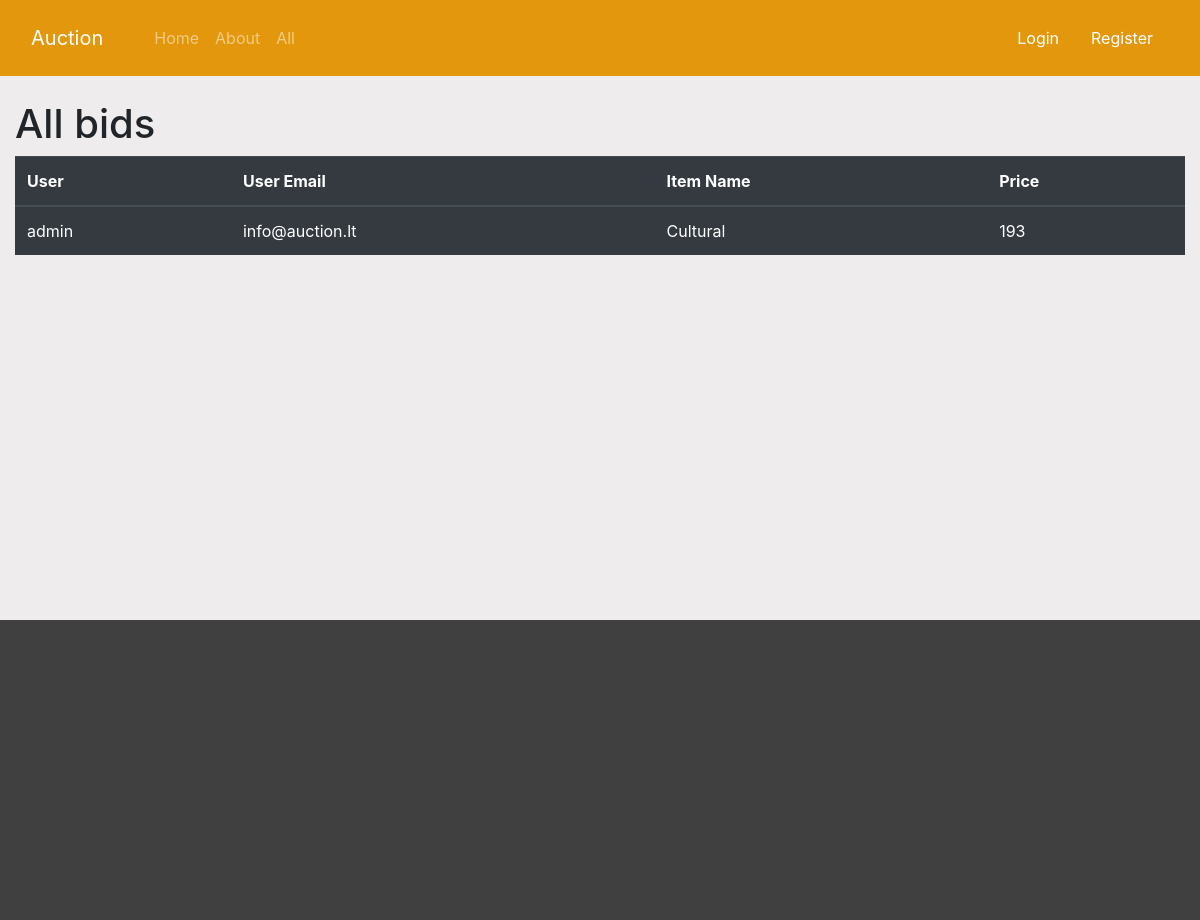
The app's page /offers/49 with its own data.
### app/offer.py (models this page shows)
class Offer(db.Model):
    id = db.Column(db.Integer, primary_key=True)
    item_id = db.Column(db.Integer, db.ForeignKey('item.id'), nullable=False)
    user_id = db.Column(db.Integer, db.ForeignKey('user.id'), nullable=False)
    price = db.Column(db.Integer, nullable=False)

### app/user.py (models this page shows)
class User(db.Model, UserMixin):
    id = db.Column(db.Integer, primary_key=True)
    username = db.Column(db.String(20), unique=True, nullable=False)
    email = db.Column(db.String(80), unique=True, nullable=False)
    password = db.Column(db.String(80), nullable=False)

### app/item.py (models this page shows)
class Item(db.Model):
    id = db.Column(db.Integer, primary_key=True)
    name = db.Column(db.String(80), nullable=False)
    description = db.Column(db.String(80), nullable=False)
    country = db.Column(db.String(80), nullable=False)
    min_price = db.Column(db.Integer, nullable=False)
    offer = db.relationship('Offer', backref='offer', lazy=True)
    auction_image = db.Column(db.String(256), nullable=False)
    end_day = db.Column(db.DateTime, nullable=False)
    time = db.Column(db.Integer, nullable=False)
    views = db.Column(db.Integer, nullable=False, default=0)
    category_id = db.Column(db.Integer, db.ForeignKey('category.id'), nullable=False)
    user_id = db.Column(db.Integer, db.ForeignKey('user.id'), nullable=False)

### app/controllers/item.py (the view)
@App.route('/offers/<int:item_id>', methods=['GET'])
def offers(item_id):
    offers = Offer.query.join(User, User.id == Offer.user_id).join(Item, Item.id == Offer.item_id).add_columns(User.username, User.email, Item.name, Item.id, Offer.price).filter_by(id=item_id).all()
    return render_template('offers.html', title="All bids", offers=offers)

### app/templates/offers.html
{% extends 'layout.html' %}
{% block content %}
    <h1>{{title}}</h1>
    <table class="table table-dark">
        <thead>
          <tr>
            <th scope="col">User</th>
            <th scope="col">User Email</th>
            <th scope="col">Item Name</th>
            <th scope="col">Price</th>
          </tr>
        </thead>
        <tbody>
        {% for ofr in offers %}
          <tr>
            <td>{{ofr.username}}</td>
            <td>{{ofr.email}}</td>
            <td><a class="text-white" href={{url_for('item', item_id=ofr.id)}}>{{ofr.name.capitalize()}}</a></td>
            <td>{{ofr.price}}</td>
          </tr>
          {% endfor %}
        </tbody>
      </table>
{% endblock content%}

### app/static/main.css (style rules this page uses)
body { background-color: rgb(238, 236, 236); }

### records on screen
Offer: username "admin", email "info@auction.lt", name "Cultural", price "193"

### other values on screen
{{ title }} "All bids"
